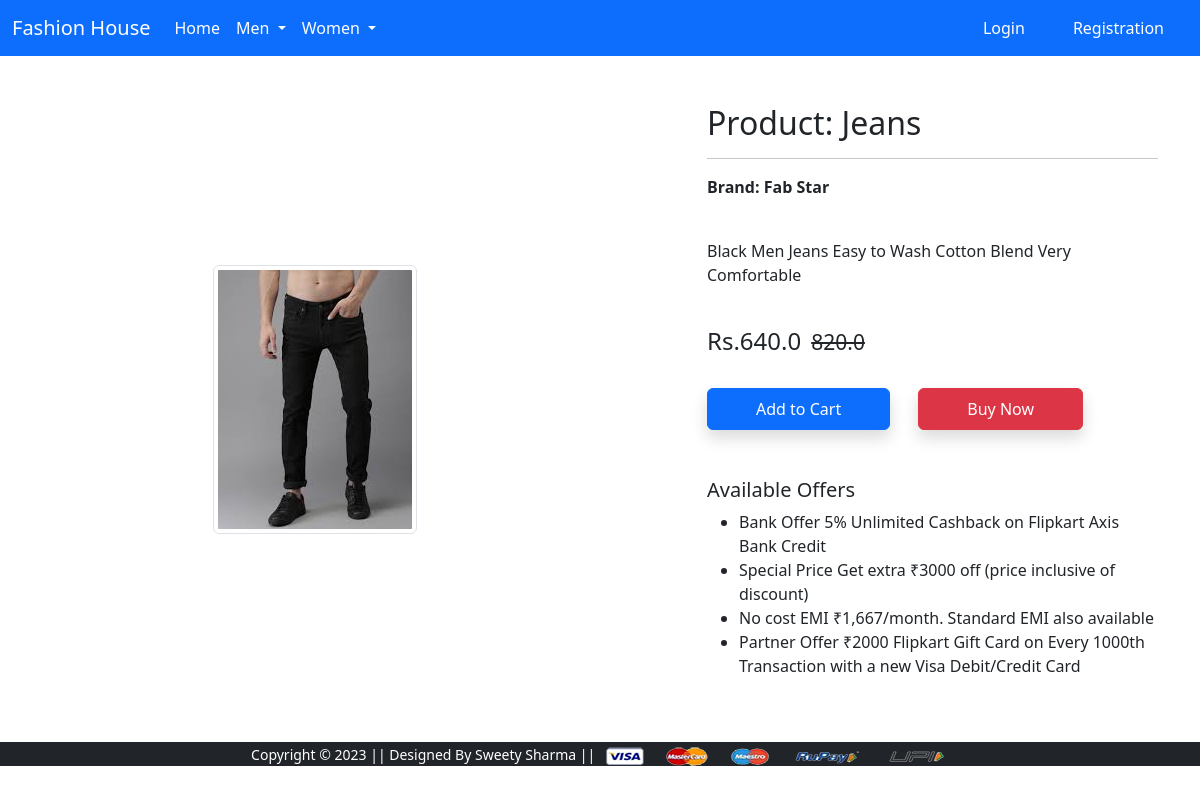
/product-detail/6, run on the app's committed database.
### app/models.py (models this page shows, shortened)
class Product(models.Model):
    title=models.CharField(max_length=100)
    selling_price=models.FloatField()
    discounted_price=models.FloatField()
    quantity=models.IntegerField()
    description=models.TextField()
    brand=models.CharField(max_length=100)
    category=models.CharField(choices=category_choices,max_length=20)
    sub_category=models.CharField(choices=sub_category_choices,max_length=50)
    product_image=models.ImageField(upload_to='productimg')

### app/views.py (the view)
# urls.py: path('product-detail/<int:pk>', views.product_details.as_view(), name='product_details'),
class product_details(View):
 def get(self,request,pk):
  cartitem=0
  if request.user.is_authenticated:
       cartitem=len(cart.objects.filter(user=request.user))
  product=Product.objects.get(pk=pk)
  return render(request,'app/productdetail.html',{'product':product,"cartitem":cartitem})

### app/templates/app/productdetail.html (shortened to what this page needs)
{% extends 'app/base.html' %}
{% load static %}
{% block main-content %}
<div class="container my-5">
 <div class="row">
  <div class="col-sm-6 text-center align-self-center">
   <img src="{{product.product_image.url}}" alt="" class="img-fluid img-thumbnail">
  </div>
  <div class="col-sm-5 offset-sm-1">
   <h2>Product: {{product.title}}</h2>
   <hr>
   <p><strong>Brand: {{product.brand}}</strong></p> <br>
   <p>{{product.description}}</p> <br>
   <h4>Rs.{{product.discounted_price}}<small class="fw-light text-decoration-line-through" style="margin-left: 10px;">{{product.selling_price}}</small></h4> <br>
   <form action="/add-to-cart" class="d-inline-flex">
    <button type="submit" class="btn btn-primary shadow px-5 py-2" >Add to Cart</button>
   </form>
   <form action="/buy" class="d-inline-flex">
    <button type="submit" class="btn btn-danger shadow px-5 py-2 ms-4" >Buy Now</button>
   </form>
   <h5 class="mt-5">Available Offers</h5>
   <ul>
    <li>Bank Offer 5% Unlimited Cashback on Flipkart Axis Bank Credit</li>
    <li>Special Price Get extra ₹3000 off (price inclusive of discount)</li>
    <li>No cost EMI ₹1,667/month. Standard EMI also available</li>
    <li>Partner Offer ₹2000 Flipkart Gift Card on Every 1000th Transaction with a new Visa Debit/Credit Card</li>
   </ul>
  </div>
 </div>
</div>
{% endblock main-content %}

### data on the page
Product: product_image (picture), title "Jeans", brand "Fab Star", description "Black Men Jeans Easy to Wash Cotton Blend Very Comfortable", discounted_price "640.0", selling_price "820.0"
